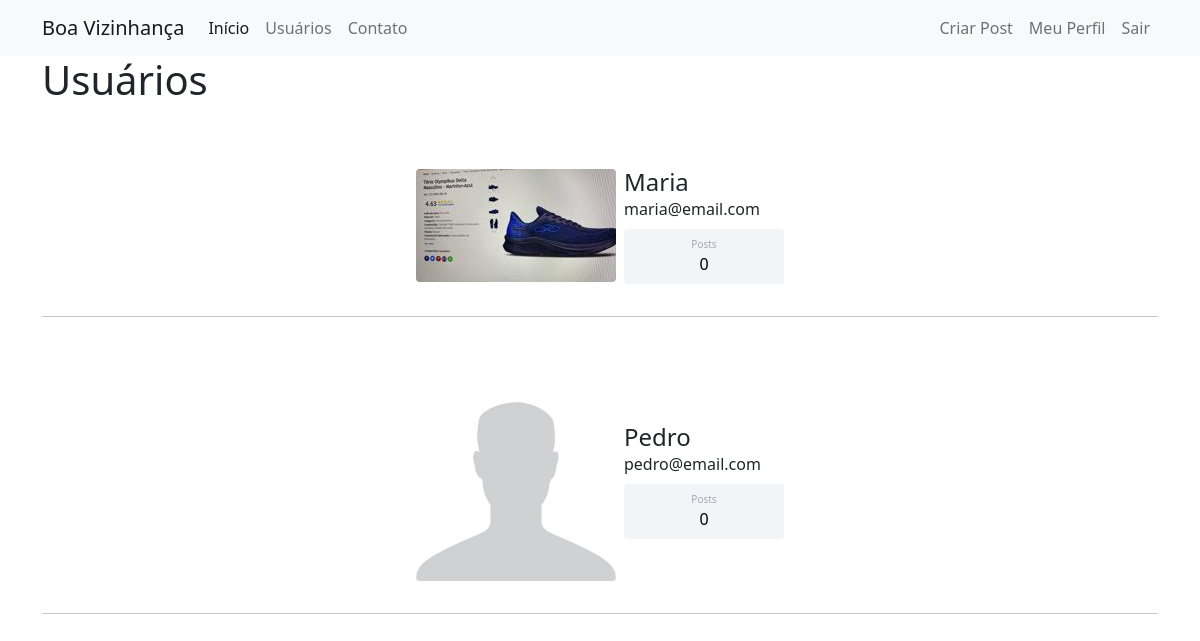
The app's page /usuarios (signed in) with its own data.
### comunidade/models.py (models this page shows)
class Usuario(database.Model, UserMixin):
    id = database.Column(database.Integer, primary_key=True)
    username = database.Column(database.String, nullable=False)
    email = database.Column(database.String, nullable=False, unique=True)
    senha = database.Column(database.String, nullable=False)
    foto_perfil = database.Column(database.String, default='default.jpg', nullable=False)
    posts = database.relationship('Post', backref='autor', lazy=True)
    comentarios = database.relationship('Comentario', backref='autor_comentario', lazy=True)

### comunidade/routes.py (the view)
@app.route('/usuarios')
@login_required
def usuarios():
    lista_usuarios = Usuario.query.all()
    return render_template('usuarios.html', lista_usuarios=lista_usuarios)

### comunidade/models.py (called while the page is built)
@login_manager.user_loader
def load_usuario(id_usuario):
    return Usuario.query.get(int(id_usuario))

### comunidade/templates/usuarios.html
{% extends 'base.html' %}
{% block body %}
    <div class="container">
        <h1>Usuários</h1>
        {% for usuario in lista_usuarios %}
            <div class="container mt-5 d-flex justify-content-center">
                <div class="card p-3">
                    <div class="d-flex align-items-center">
                        <div class="image pe-2"> <img src="{{ url_for('static', filename='fotos_perfil/{}'.format(usuario.foto_perfil)) }}" class="rounded" width="200"> </div>
                        <div class="ml-3 w-100">
                            <h4 class="mb-0 mt-0">{{ usuario.username }}</h4> <span>{{ usuario.email }}</span>
                            <div class="p-2 mt-2 bg-primary rounded text-white stats">
                                <div class="d-flex flex-column align-items-center"> <span class="rating">Posts</span> <span class="number3">0</span> </div>
                            </div>
                        </div>
                    </div>
                </div>
    </div>
        <hr>
        {% endfor %}
    </div>
{% endblock %}

### comunidade/static/main.css (style rules this page uses)
.card { width: 400px; border: none; border-radius: 10px; background-color: #fff }
.stats { background: #f2f5f8 !important; color: #000 !important }
.rating { font-size: 10px; color: #a1aab9 }
.number3 { font-weight: 500 }

### records on screen
Usuario: foto_perfil (picture), username "Maria", email "maria@email.com"
Usuario: foto_perfil (placeholder picture), username "Pedro", email "pedro@email.com"
